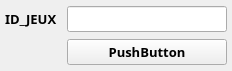
     <widget class="QWidget" name="scrollAreaWidgetContents_21">
      <property name="geometry">
       <rect>
        <x>0</x>
        <y>0</y>
        <width>232</width>
        <height>71</height>
       </rect>
      </property>
      <layout class="QGridLayout" name="gridLayout_22">
       <property name="leftMargin">
        <number>5</number>
       </property>
       <property name="topMargin">
        <number>5</number>
       </property>
       <property name="rightMargin">
        <number>5</number>
       </property>
       <property name="bottomMargin">
        <number>5</number>
       </property>
       <property name="horizontalSpacing">
        <number>10</number>
       </property>
       <item row="3" column="4">
        <widget class="QPushButton" name="pushButton_29">
         <property name="font">
          <font>
           <family>Rockwell Extra Bold</family>
           <pointsize>10</pointsize>
           <weight>75</weight>
           <bold>true</bold>
          </font>
         </property>
         <property name="text">
          <string>PushButton</string>
         </property>
        </widget>
       </item>
       <item row="2" column="4">
        <widget class="QLineEdit" name="lineEdit_24">
         <property name="font">
          <font>
           <family>Rockwell Extra Bold</family>
           <pointsize>10</pointsize>
           <weight>75</weight>
           <bold>true</bold>
          </font>
         </property>
        </widget>
       </item>
       <item row="2" column="0">
        <widget class="QLabel" name="label_21">
         <property name="font">
          <font>
           <family>Rockwell Extra Bold</family>
           <pointsize>10</pointsize>
           <weight>75</weight>
           <bold>true</bold>
          </font>
         </property>
         <property name="text">
          <string>ID_JEUX</string>
         </property>
        </widget>
       </item>
      </layout>
     </widget>
